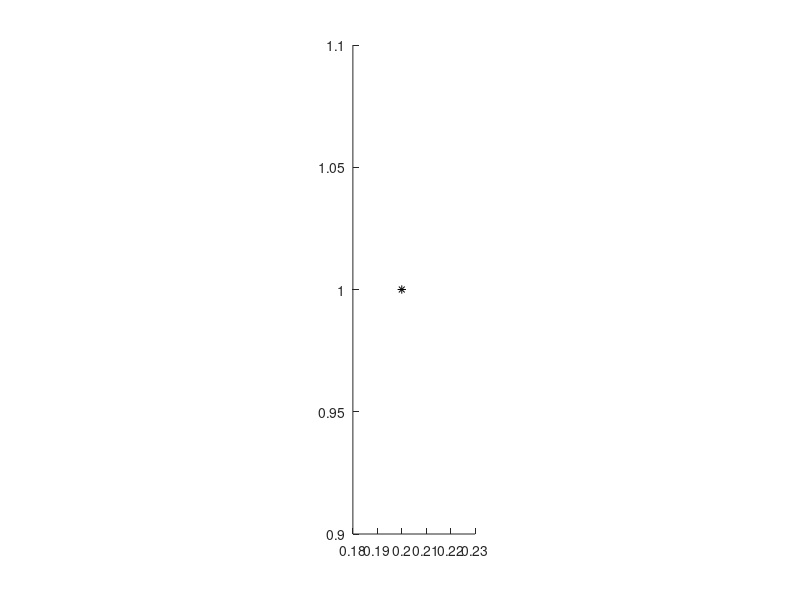

The MATLAB source for this figure: (Note: this script raises an error after producing the figure.)

robot.l1 = 1;
robot.l2 = 1;


figure();
h = axes();
daspect([1,1,1]);
hold on;

xy = [0.2,1];
plot(xy(1),xy(2),'k*');

th = inverseKin(robot, xy);

if all(isnan(th(:)))
    error('Out of workspace');
end

drawRobot(h, robot, th(1,:),'r');
if any(th(1,:) ~= th(2,:))
    drawRobot(h, robot, th(2,:),'b');
end